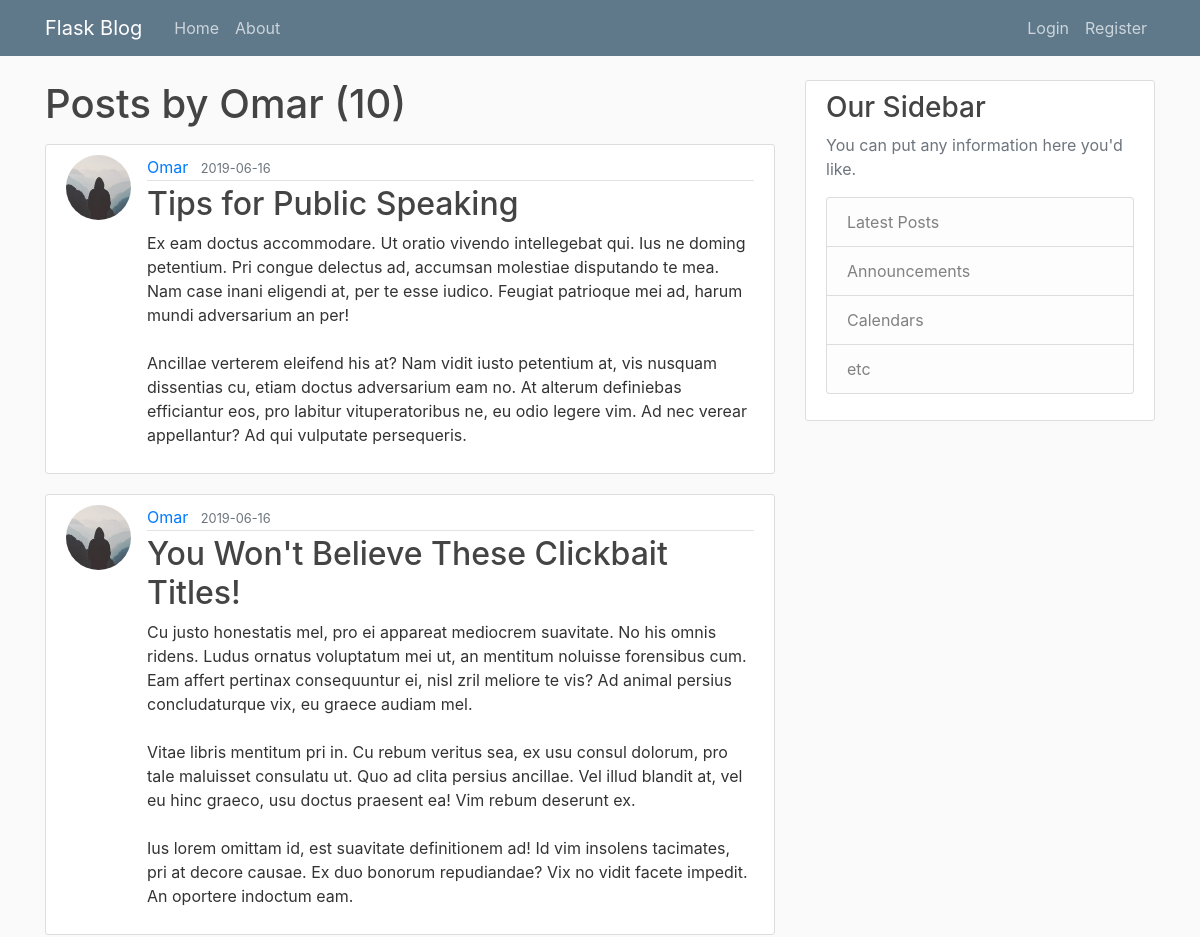
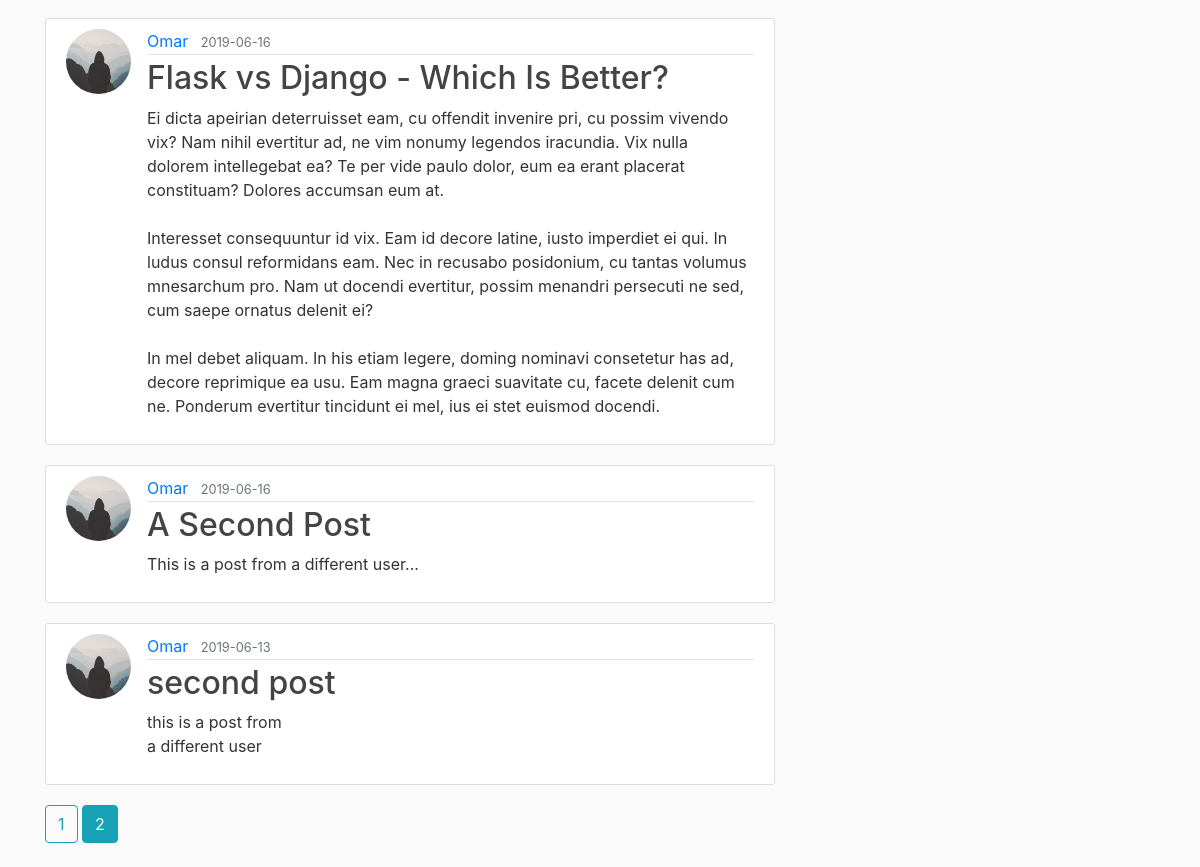
The app's page /user/Omar?page=2 with its own data (2 pictures, top to bottom).
### flaskblog/models.py (models this page shows, shortened)
class User(db.Model, UserMixin):
    id = db.Column(db.Integer, primary_key=True)
    username = db.Column(db.String(20), unique=True, nullable=False)
    email = db.Column(db.String(120), unique=True, nullable=False)
    image_file = db.Column(db.String(20), nullable=False, default='default.jpg')
    password = db.Column(db.String(60), nullable=False)
    posts = db.relationship('Post', backref='author', lazy=True)

class Post(db.Model):
    id = db.Column(db.Integer, primary_key=True)
    title = db.Column(db.String(100), nullable=False)
    date_posted = db.Column(db.DateTime, nullable=False, default=datetime.utcnow)
    content = db.Column(db.Text, nullable=False)
    user_id = db.Column(db.Integer, db.ForeignKey('user.id'), nullable=False)

### flaskblog/routes.py (the view)
@app.route("/user/<string:username>")
def user_posts(username):
    user = User.query.filter_by(username=username).first_or_404()
    page = request.args.get('page', 1, type=int)
    posts = Post.query.filter_by(author=user)\
        .order_by(Post.date_posted.desc())\
        .paginate(page=page, per_page=5)
    return render_template('user_posts.html', posts=posts, user=user)

### flaskblog/templates/user_posts.html (shortened to what this page needs)
{% extends "layout.html" %}
{% block content %}
    <h1 class="mb-3">Posts by {{ user.username }} ({{ posts.total }})</h1>
    {% for post in posts.items %}
        <article class="media content-section">
            <image class="rounded-circle article-img" src="{{ url_for('static', filename='profile_pics/' + post.author.image_file) }}">
          <div class="media-body">
            <div class="article-metadata">
              <a class="mr-2" href="{{ url_for('user_posts', username=post.author.username) }}">{{ post.author.username }}</a>
              <small class="text-muted">{{ post.date_posted.strftime('%Y-%m-%d') }}</small>
            </div>
            <h2><a class="article-title" href="{{ url_for('post', post_id=post.id) }}">{{ post.title }}</a></h2>
            <p class="article-content">{{ post.content }}</p>
          </div>
        </article>
    {% endfor %}
    {% for page_num in posts.iter_pages(left_edge=1, right_edge=1, left_current=1, right_current=2) %}
        {% if page_num %}
            {% if posts.page == page_num %}
                <a class="btn btn-info mb-4" href="{{ url_for('user_posts', username=user.username, page=page_num) }}">{{ page_num }}</a>
            {% else %}
                <a class="btn btn-outline-info mb-4" href="{{ url_for('user_posts', username=user.username, page=page_num) }}">{{ page_num }}</a>
            {% endif %}
        {% endif %}
    {% endfor %}
{% endblock content %}

### flaskblog/static/main.css (style rules this page uses)
body { background: #fafafa; color: #333333; margin-top: 5rem; }
h1, h2, h3, h4, h5, h6 { color: #444444; }
.content-section { background: #ffffff; padding: 10px 20px; border: 1px solid #dddddd; border-radius: 3px; margin-bottom: 20px; }
.article-title { color: #444444; }
.article-content { white-space: pre-line; }
.article-img { height: 65px; width: 65px; margin-right: 16px; }
.article-metadata { padding-bottom: 1px; margin-bottom: 4px; border-bottom: 1px solid #e3e3e3 }

### records on screen
User: username "Omar"
Post: image_file (placeholder picture), author.username "Omar", date_posted "2019-06-16", title "Tips for Public Speaking", content "Ex eam doctus accommodare. Ut oratio vivendo intellegebat qui. Ius ne doming petentium. Pri congue delectus ad, accumsan molestiae disputando te mea. Nam case inani eligendi at, per te esse iudico. Feugiat patrioque mei ad, harum mundi adversarium an per! Ancillae verterem eleifend his at? Nam vidit iusto petentium at, vis nusquam dissentias cu, etiam doctus adversarium eam no. At alterum definiebas efficiantur eos, pro labitur vituperatoribus ne, eu odio legere vim. Ad nec verear appellantur? Ad qui vulputate persequeris."
Post: image_file (placeholder picture), author.username "Omar", date_posted "2019-06-16", title "You Won't Believe These Clickbait Titles!", content "Cu justo honestatis mel, pro ei appareat mediocrem suavitate. No his omnis ridens. Ludus ornatus voluptatum mei ut, an mentitum noluisse forensibus cum. Eam affert pertinax consequuntur ei, nisl zril meliore te vis? Ad animal persius concludaturque vix, eu graece audiam mel. Vitae libris mentitum pri in. Cu rebum veritus sea, ex usu consul dolorum, pro tale maluisset consulatu ut. Quo ad clita persius ancillae. Vel illud blandit at, vel eu hinc graeco, usu doctus praesent ea! Vim rebum deserunt ex. Ius lorem omittam id, est suavitate definitionem ad! Id vim insolens tacimates, pri at decore causae. Ex duo bonorum repudiandae? Vix no vidit facete impedit. An oportere indoctum eam."
Post: image_file (placeholder picture), author.username "Omar", date_posted "2019-06-16", title "Flask vs Django - Which Is Better?", content "Ei dicta apeirian deterruisset eam, cu offendit invenire pri, cu possim vivendo vix? Nam nihil evertitur ad, ne vim nonumy legendos iracundia. Vix nulla dolorem intellegebat ea? Te per vide paulo dolor, eum ea erant placerat constituam? Dolores accumsan eum at. Interesset consequuntur id vix. Eam id decore latine, iusto imperdiet ei qui. In ludus consul reformidans eam. Nec in recusabo posidonium, cu tantas volumus mnesarchum pro. Nam ut docendi evertitur, possim menandri persecuti ne sed, cum saepe ornatus delenit ei? In mel debet aliquam. In his etiam legere, doming nominavi consetetur has ad, decore reprimique ea usu. Eam magna graeci suavitate cu, facete delenit cum ne. Ponderum…"
Post: image_file (placeholder picture), author.username "Omar", date_posted "2019-06-16", title "A Second Post", content "This is a post from a different user..."
Post: image_file (placeholder picture), author.username "Omar", date_posted "2019-06-13", title "second post", content "this is a post from a different user"

### other values on screen
{{ posts.total }} "10"
{{ page_num }} "1"
{{ page_num }} "2"
